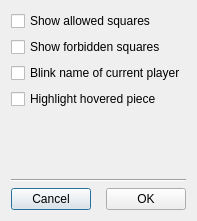
<?xml version="1.0" encoding="UTF-8"?>
<ui version="4.0">
 <class>Gui_Setup</class>
 <widget class="QDialog" name="Gui_Setup">
  <property name="geometry">
   <rect>
    <x>0</x>
    <y>0</y>
    <width>197</width>
    <height>221</height>
   </rect>
  </property>
  <property name="windowTitle">
   <string>Options</string>
  </property>
  <layout class="QVBoxLayout" name="verticalLayout">
   <item>
    <widget class="QCheckBox" name="show_allowed_squares">
     <property name="text">
      <string>Show allowed squares</string>
     </property>
    </widget>
   </item>
   <item>
    <widget class="QCheckBox" name="show_forbidden_squares">
     <property name="text">
      <string>Show forbidden squares</string>
     </property>
    </widget>
   </item>
   <item>
    <widget class="QCheckBox" name="current_by_blinking">
     <property name="text">
      <string>Blink name of current player</string>
     </property>
    </widget>
   </item>
   <item>
    <widget class="QCheckBox" name="highlight_hovered">
     <property name="text">
      <string>Highlight hovered piece</string>
     </property>
    </widget>
   </item>
   <item>
    <spacer name="verticalSpacer">
     <property name="orientation">
      <enum>Qt::Vertical</enum>
     </property>
     <property name="sizeHint" stdset="0">
      <size>
       <width>20</width>
       <height>0</height>
      </size>
     </property>
    </spacer>
   </item>
   <item>
    <widget class="Line" name="line">
     <property name="orientation">
      <enum>Qt::Horizontal</enum>
     </property>
    </widget>
   </item>
   <item>
    <layout class="QHBoxLayout" name="horizontalLayout">
     <item>
      <widget class="QPushButton" name="bt_cancel">
       <property name="text">
        <string>Cancel</string>
       </property>
      </widget>
     </item>
     <item>
      <spacer name="horizontalSpacer">
       <property name="orientation">
        <enum>Qt::Horizontal</enum>
       </property>
       <property name="sizeHint" stdset="0">
        <size>
         <width>40</width>
         <height>20</height>
        </size>
       </property>
      </spacer>
     </item>
     <item>
      <widget class="QPushButton" name="bt_play">
       <property name="text">
        <string>OK</string>
       </property>
      </widget>
     </item>
    </layout>
   </item>
  </layout>
 </widget>
 <tabstops>
  <tabstop>show_allowed_squares</tabstop>
  <tabstop>show_forbidden_squares</tabstop>
  <tabstop>current_by_blinking</tabstop>
  <tabstop>bt_play</tabstop>
  <tabstop>bt_cancel</tabstop>
 </tabstops>
 <resources/>
 <connections>
  <connection>
   <sender>bt_cancel</sender>
   <signal>clicked()</signal>
   <receiver>Gui_Setup</receiver>
   <slot>reject()</slot>
   <hints>
    <hint type="sourcelabel">
     <x>37</x>
     <y>124</y>
    </hint>
    <hint type="destinationlabel">
     <x>54</x>
     <y>141</y>
    </hint>
   </hints>
  </connection>
  <connection>
   <sender>bt_play</sender>
   <signal>clicked()</signal>
   <receiver>Gui_Setup</receiver>
   <slot>accept()</slot>
   <hints>
    <hint type="sourcelabel">
     <x>257</x>
     <y>124</y>
    </hint>
    <hint type="destinationlabel">
     <x>238</x>
     <y>142</y>
    </hint>
   </hints>
  </connection>
 </connections>
</ui>
